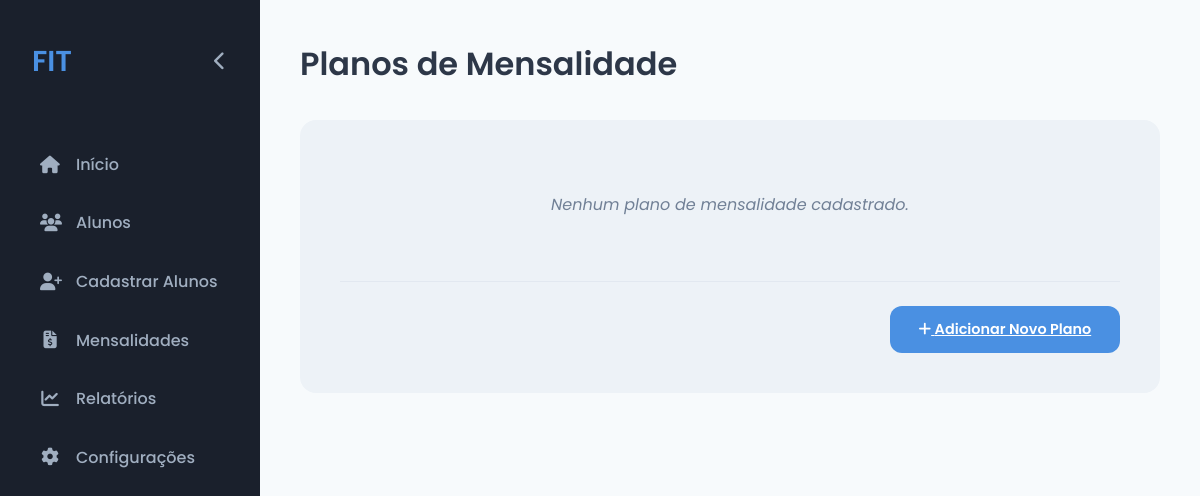
Page /mensalidades/ on the earlier database version.
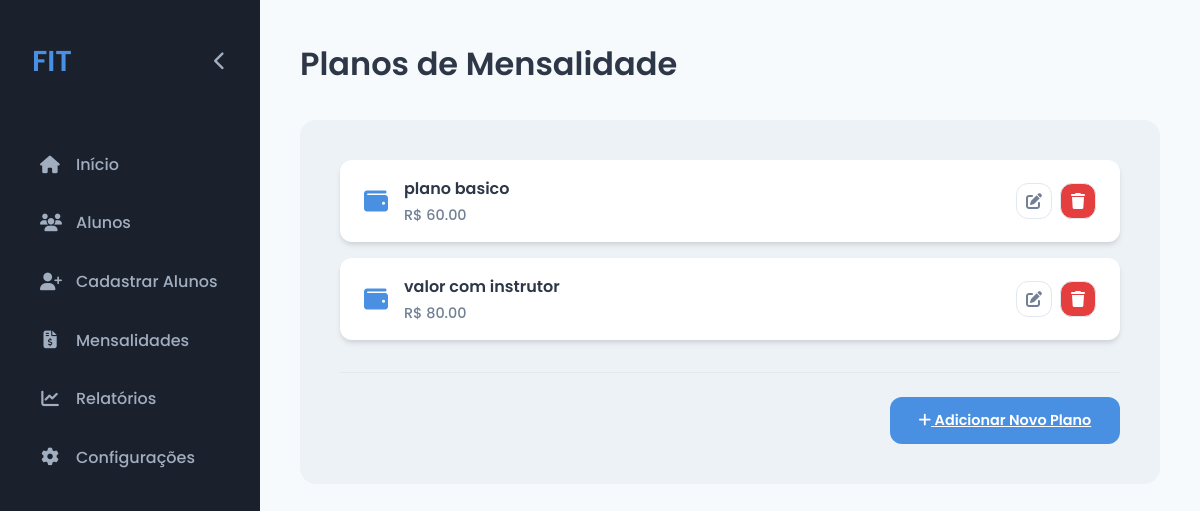
Same page on the later database version.
### core/models.py (models this page shows, shortened)
class PlanoMensalidade(models.Model):
    descricao = models.CharField(max_length=100, verbose_name="Descrição")
    valor = models.DecimalField(max_digits=8, decimal_places=2, verbose_name="Valor")
    ativo = models.BooleanField(default=True, verbose_name="Ativo")
    data_criacao = models.DateTimeField(auto_now_add=True, verbose_name="Data de Criação")
    class Meta:
        verbose_name = "Plano de Mensalidade"
        verbose_name_plural = "Planos de Mensalidade"
        ordering = ['valor']

### core/views.py (the view)
# urls.py: path('mensalidades/', views.mensalidades, name='mensalidades'),
def mensalidades(request):
    planos = PlanoMensalidade.objects.filter(ativo=True).order_by('valor')
    contexto = {
        'planos': planos,
    }
    return render(request, 'mensalidades.html', contexto)

### templates/mensalidades.html
{% extends 'base.html' %}
{% load static %}
{% block content %}
<header class="page-header">
    <h2>Planos de Mensalidade</h2>
</header>
<div class="card">
    {% if planos %}
    <div class="mensalidades-list">
        {% for plano in planos %}
        <div class="item">
            <div class="item-content">
                <i class="fa-solid fa-wallet"></i>
                <div class="item-info">
                    <span class="item-title">{{ plano.descricao }}</span>
                    <span class="item-value">R$ {{ plano.valor|floatformat:2 }}</span>
                </div>
            </div>
            <div class="item-actions">
                <a href="{% url 'editar_plano' plano.id %}" class="btn-icon" title="Editar">
                    <i class="fa-solid fa-edit"></i>
                </a>
                <a href="{% url 'excluir_plano' plano.id %}" class="btn-icon btn-danger" title="Excluir" onclick="return confirm('Tem certeza que deseja excluir este plano?');">
                    <i class="fa-solid fa-trash"></i>
                </a>
            </div>
        </div>
        {% endfor %}
    </div>
    {% else %}
    <p class="text-empty">Nenhum plano de mensalidade cadastrado.</p>
    {% endif %}
    <div class="content-actions">
        <a href="{% url 'criar_plano' %}" class="btn btn-primary">
            <i class="fa-solid fa-plus"></i> Adicionar Novo Plano
        </a>
    </div>
</div>
{% endblock %}

### templates/base.html (shortened to what this page needs)
{% load static %}
<!DOCTYPE html>
<html lang="pt-BR">
<head>
    <link rel="stylesheet" href="https://cdnjs.cloudflare.com/ajax/libs/font-awesome/6.5.2/css/all.min.css" />
    <link rel="stylesheet" href="{% static 'css/style.css' %}">
</head>
<body>
    <div class="app-container">
        <aside class="sidebar" id="sidebar">
            <div class="sidebar-header">
                <h1 class="logo">FIT</h1>
                <button class="sidebar-toggle" id="sidebarToggle" aria-label="Alternar sidebar">
                    <i class="fa-solid fa-chevron-left" id="sidebarToggleIcon"></i>
                </button>
            </div>
            <nav class="sidebar-nav">
                <ul>
                    <li><a href="{% url 'inicio' %}" title="Início"><i class="fa-solid fa-house"></i> <span class="nav-text">Início</span></a></li>
                    <li><a href="{% url 'lista_alunos' %}" title="Alunos"><i class="fa-solid fa-users"></i> <span class="nav-text">Alunos</span></a></li>
                    <li><a href="{% url 'cadastrar_aluno' %}" title="Cadastrar Alunos"><i class="fa-solid fa-user-plus"></i> <span class="nav-text">Cadastrar Alunos</span></a></li>
                    <li><a href="{% url 'mensalidades' %}" title="Mensalidades"><i class="fa-solid fa-file-invoice-dollar"></i> <span class="nav-text">Mensalidades</span></a></li>
                    <li><a href="{% url 'relatorios' %}" title="Relatórios"><i class="fa-solid fa-chart-line"></i> <span class="nav-text">Relatórios</span></a></li>
                    <li><a href="{% url 'configuracoes' %}" title="Configurações"><i class="fa-solid fa-gear"></i> <span class="nav-text">Configurações</span></a></li>
                </ul>
            </nav>
        </aside>
        <main class="main-content">
            {% block content %}
            {% endblock %}
        </main>
    </div>
    </body>
</html>

### static/css/style.css (style rules this page uses)
:root { --primary-blue: #4A90E2; --primary-blue-dark: #357ABD; --sidebar-dark-bg: #1A202C; --sidebar-text: #A0AEC0; --sidebar-text-hover: #FFFFFF; --main-bg: #F7FAFC; --card-bg: #FFFFFF; --card-container-bg: #EDF2F7; --text-color-dark: #2D3748; --text-color-light: #718096; --border-color: #E2E8F0; --shadow: 0 4px 6px -1px rgba(0, 0, 0, 0.1), 0 2px 4px -1px rgba(0, 0, 0, 0.06); --border-radius-main: 1rem; --border-radius-small: 0.75rem; }
* { margin: 0; padding: 0; box-sizing: border-box; }
body { font-family: 'Poppins', sans-serif; background-color: var(--main-bg); color: var(--text-color-dark); }
.app-container { display: flex; min-height: 100vh; }
.sidebar { flex: 0 0 260px; background-color: var(--sidebar-dark-bg); padding: 2.5rem 1.5rem; transition: all 0.3s ease-in-out; position: relative; overflow-x: hidden; }
.main-content { flex: 1; padding: 2.5rem; overflow-y: auto; transition: margin-left 0.3s ease-in-out; }
.sidebar-header { display: flex; align-items: center; justify-content: space-between; margin-bottom: 3.5rem; gap: 1rem; position: relative; }
.logo { color: var(--primary-blue); text-align: left; font-weight: 600; font-size: 1.8rem; padding-left: 0.5rem; white-space: nowrap; transition: opacity 0.3s ease-in-out; opacity: 1; }
.sidebar-toggle { background: transparent; border: none; color: var(--sidebar-text); cursor: pointer; padding: 0.5rem; border-radius: var(--border-radius-small); transition: all 0.2s ease-in-out; font-size: 1.2rem; display: flex; align-items: center; justify-content: center; min-width: 32px; min-height: 32px; }
.sidebar-nav ul { list-style: none; }
.sidebar-nav li { margin-bottom: 0.5rem; }
.sidebar-nav a { text-decoration: none; color: var(--sidebar-text); font-weight: 500; display: flex; align-items: center; gap: 1rem; padding: 0.8rem 1rem; border-radius: var(--border-radius-small); transition: all 0.2s ease-in-out; position: relative; justify-content: flex-start; }
.nav-text { white-space: nowrap; transition: opacity 0.3s ease-in-out; opacity: 1; }
.sidebar-nav a i { font-size: 1.1rem; width: 20px; text-align: center; flex-shrink: 0; }
.page-header h2 { font-size: 2rem; font-weight: 600; margin-bottom: 2rem; color: var(--text-color-dark); }
.card { background-color: var(--card-container-bg); padding: 2.5rem; border-radius: var(--border-radius-main); }
.btn { padding: 0.8rem 1.8rem; border: none; border-radius: var(--border-radius-small); font-weight: 600; cursor: pointer; transition: background-color 0.2s; font-size: 0.9rem; }
.btn-primary { background-color: var(--primary-blue); color: #FFF; }
.mensalidades-list { display: flex; flex-direction: column; gap: 1rem; max-width: 100%; }
.mensalidades-list .item { background-color: var(--card-bg); padding: 1rem 1.5rem; border-radius: var(--border-radius-small); box-shadow: var(--shadow); font-weight: 500; display: flex; align-items: center; justify-content: space-between; gap: 1rem; }
.mensalidades-list .item .item-content { display: flex; align-items: center; gap: 1rem; flex: 1; }
.mensalidades-list .item .item-content i { color: var(--primary-blue); font-size: 1.5rem; }
.mensalidades-list .item .item-info { display: flex; flex-direction: column; gap: 0.25rem; }
.mensalidades-list .item .item-title { font-weight: 600; color: var(--text-color-dark); font-size: 1rem; }
.mensalidades-list .item .item-value { font-weight: 500; color: var(--text-color-light); font-size: 0.9rem; }
.mensalidades-list .item .item-actions { display: flex; gap: 0.5rem; align-items: center; }
.btn-icon { display: inline-flex; align-items: center; justify-content: center; width: 36px; height: 36px; border-radius: var(--border-radius-small); background-color: transparent; color: var(--text-color-light); border: 1px solid var(--border-color); cursor: pointer; transition: all 0.2s ease-in-out; text-decoration: none; }
.btn-danger { background-color: #E53E3E; color: #FFF; }
.content-actions { margin-top: 2rem; padding-top: 1.5rem; border-top: 1px solid var(--border-color); display: flex; justify-content: flex-end; }

Differences in the rows shown:
added PlanoMensalidade: descricao "plano basico", valor "60.00"
added PlanoMensalidade: descricao "valor com instrutor", valor "80.00"
Other differences:
text no longer shown: "Nenhum plano de mensalidade cadastrado."
